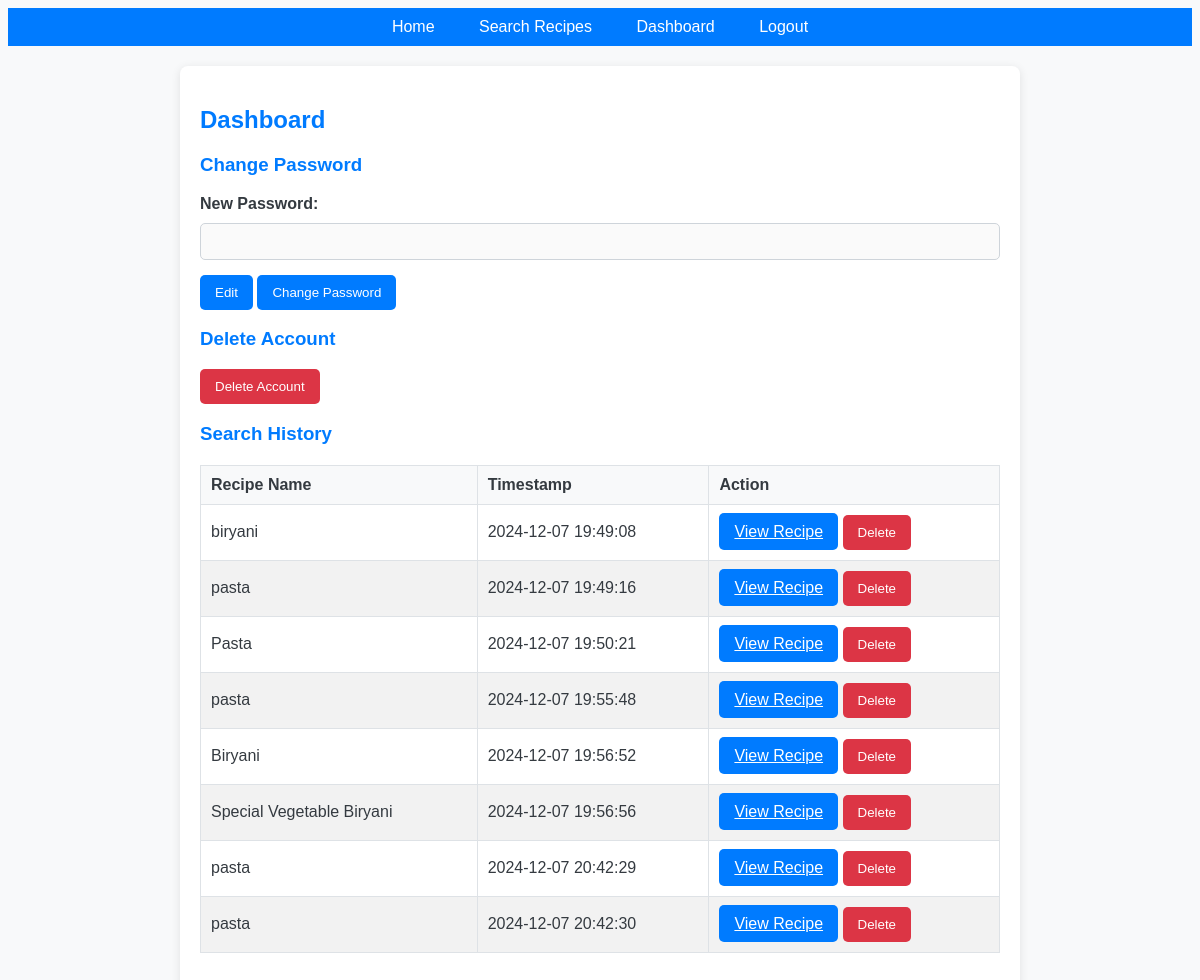
The page /dashboard (signed in) on the database its author committed.
### models.py (models this page shows)
class SearchHistory(db.Model):
    id = db.Column(db.Integer, primary_key=True)
    user_id = db.Column(db.Integer, db.ForeignKey('user.id'), nullable=False)
    recipe_name = db.Column(db.String(150), nullable=False)
    timestamp = db.Column(db.DateTime, nullable=False, default=db.func.current_timestamp())
    user = db.relationship('User', backref=db.backref('search_history', lazy=True))

### app.py (the view)
@app.route('/dashboard')
@login_required
def dashboard():
    history = SearchHistory.query.filter_by(user_id=current_user.id).all()
    return render_template('dashboard.html', history=history)

### app.py (called while the page is built)
@login_manager.user_loader
def load_user(user_id):
    user = User.query.get(int(user_id))
    if user and user.account_disabled:
        return None
    return user

### templates/dashboard.html (shortened to what this page needs)
{% extends "base.html" %}
{% block content %}
<h2>Dashboard</h2>
<h3>Change Password</h3>
<form method="POST" action="{{ url_for('change_password') }}">
    <div class="form-group">
        <label for="new_password">New Password:</label>
        <input type="password" class="form-control" id="new_password" name="new_password" required disabled>
    </div>
    <button type="button" class="btn btn-secondary" id="edit-password-btn">Edit</button>
    <button type="submit" class="btn btn-primary" id="save-password-btn" disabled>Change Password</button>
</form>
<h3>Delete Account</h3>
<form method="POST" action="{{ url_for('delete_account') }}">
    <button type="submit" class="btn btn-danger">Delete Account</button>
</form>
<h3>Search History</h3>
<table class="history-table">
    <thead>
        <tr>
            <th>Recipe Name</th>
            <th>Timestamp</th>
            <th>Action</th>
        </tr>
    </thead>
    <tbody>
        {% for item in history %}
        <tr>
            <td>{{ item.recipe_name }}</td>
            <td>{{ item.timestamp }}</td>
            <td>
                <a href="{{ url_for('get_recipe_details', recipe_id=item.id) }}" class="btn btn-primary">View Recipe</a>
                <button class="btn btn-danger delete-history-btn" data-id="{{ item.id }}">Delete</button>
            </td>
        </tr>
        {% endfor %}
    </tbody>
</table>
{% endblock %}

### templates/base.html (shortened to what this page needs)
<!DOCTYPE html>
<html lang="en">
<head>
    <link rel="stylesheet" href="{{ url_for('static', filename='styles.css') }}">
</head>
<body>
    <nav class="navbar">
        <a href="{{ url_for('home') }}" class="nav-button">Home</a>
        <a href="{{ url_for('search') }}" class="nav-button">Search Recipes</a>
        <a href="{{ url_for('dashboard') }}" class="nav-button">Dashboard</a>
        {% if current_user.is_authenticated %}
            <a href="{{ url_for('logout') }}" class="nav-button">Logout</a>
        {% else %}
            <a href="{{ url_for('login') }}" class="nav-button">Login</a>
        {% endif %}
    </nav>
    <div class="container">
        {% block content %}{% endblock %}
    </div>
</body>
</html>

### static/styles.css (style rules this page uses)
body { font-family: Arial, sans-serif; background-color: #f8f9fa; color: #343a40; }
.navbar { background-color: #007bff; padding: 10px; text-align: center; }
.nav-button { color: white; padding: 10px 15px; text-decoration: none; margin: 0 5px; border-radius: 5px; transition: background-color 0.3s; }
.container { max-width: 800px; margin: 20px auto; padding: 20px; background-color: white; border-radius: 8px; box-shadow: 0 2px 10px rgba(0, 0, 0, 0.1); }
h2, h3 { color: #007bff; }
.btn { background-color: #007bff; color: white; padding: 10px 15px; border: none; border-radius: 5px; cursor: pointer; transition: background-color 0.3s; }
.btn-danger { background-color: #dc3545; }
input[type="text"], input[type="password"] { width: 100%; padding: 10px; margin: 5px 0 15px 0; border: 1px solid #ced4da; border-radius: 5px; box-sizing: border-box; transition: border-color 0.3s; }
label { font-weight: bold; margin-bottom: 5px; display: block; }
.history-table { width: 100%; border-collapse: collapse; margin: 20px 0; }
.history-table th, .history-table td { border: 1px solid #dee2e6; padding: 10px; text-align: left; }
.history-table th { background-color: #f8f9fa; font-weight: bold; }
.history-table tr:nth-child(even) { background-color: #f2f2f2; }

### rows shown on the page
SearchHistory: recipe_name "biryani", timestamp "2024-12-07 19:49:08"
SearchHistory: recipe_name "pasta", timestamp "2024-12-07 19:49:16"
SearchHistory: recipe_name "Pasta", timestamp "2024-12-07 19:50:21"
SearchHistory: recipe_name "pasta", timestamp "2024-12-07 19:55:48"
SearchHistory: recipe_name "Biryani", timestamp "2024-12-07 19:56:52"
SearchHistory: recipe_name "Special Vegetable Biryani", timestamp "2024-12-07 19:56:56"
SearchHistory: recipe_name "pasta", timestamp "2024-12-07 20:42:29"
SearchHistory: recipe_name "pasta", timestamp "2024-12-07 20:42:30"
